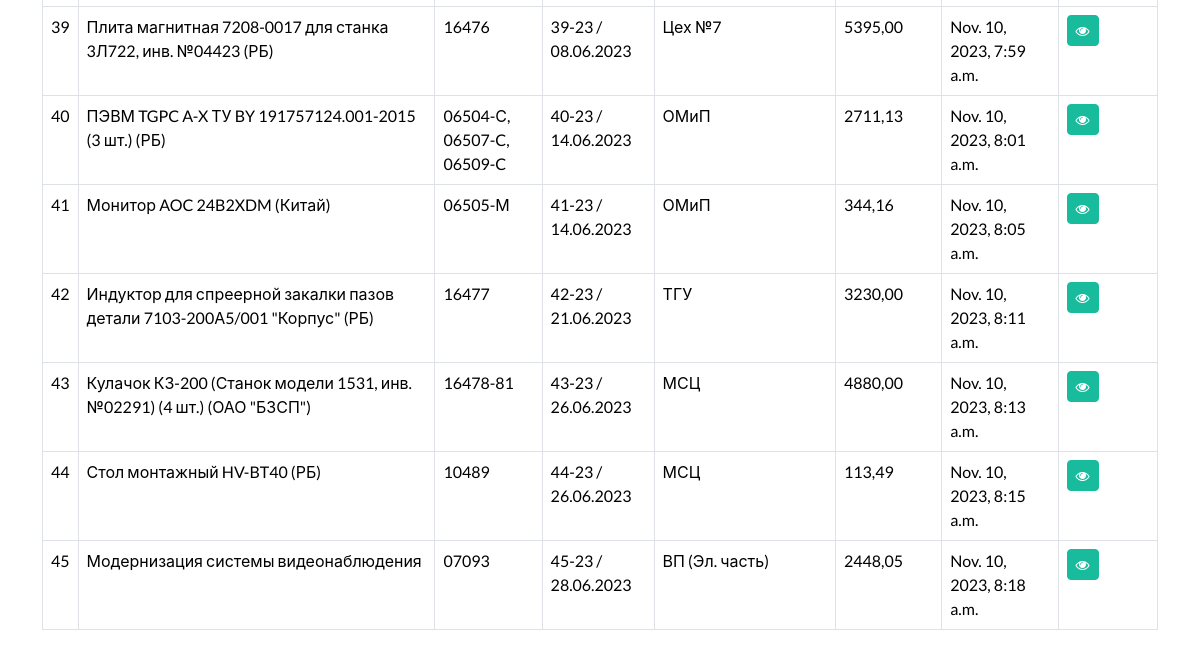
/dashboard (signed in, lower part), run on an earlier commit of the app's database.
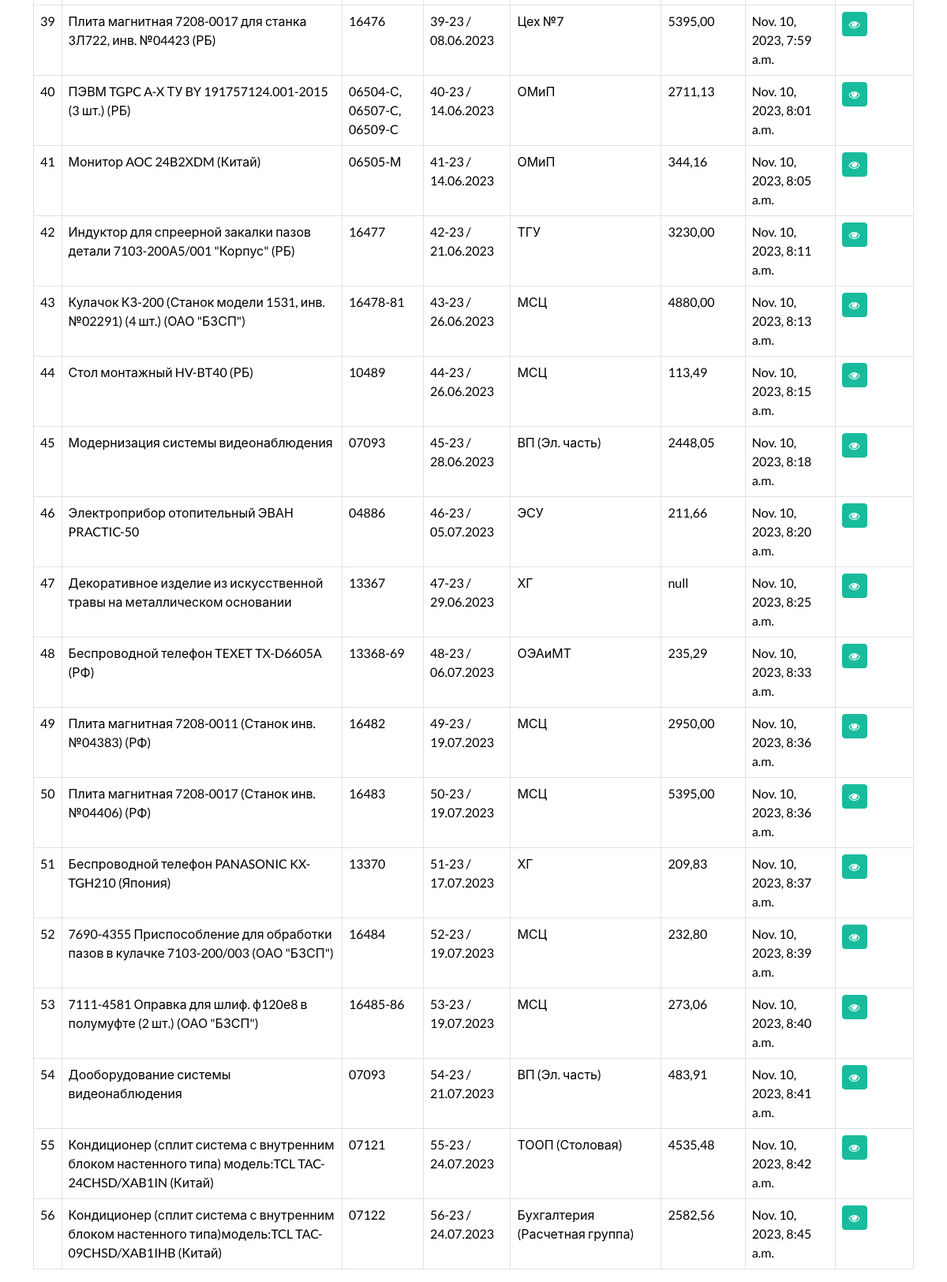
And on a later commit of the database.
### webapp/models.py (models this page shows, shortened)
class Record(models.Model):
    creation_date = models.DateTimeField(auto_now_add=True)
    first_name = models.CharField(max_length=100)
    inv_num = models.CharField(max_length=50)
    ser_num = models.CharField(max_length=50)
    place_pass = models.CharField(max_length=50)
    status_pass = models.CharField(max_length=50)

### webapp/views.py (the view)
# urls.py: path('dashboard', views.dashboard, name="dashboard"),
@login_required(login_url='my-login')
def dashboard(request):
    my_records = Record.objects.all()
    context = {'records': my_records}
    return render(request, 'webapp/dashboard.html', context=context)

### webapp/templates/webapp/dashboard.html (shortened to what this page needs)
{% extends 'webapp/base.html' %}
{% block content %}
    <table class="table table-hover table-bordered">
        <tbody>
        {% if records %}
            {% for record in records %}
            <tr>
                <td>{{record.id}}</td>
                <td>{{record.first_name}}</td>
                <td>{{record.inv_num}}</td>
                <td>{{record.ser_num}}</td>
                <td>{{record.place_pass}}</td>
                <td>{{record.status_pass}}</td>
                <td>{{record.creation_date}}</td>
                <td><a class="btn btn-success btn-sm" href="{% url 'record' record.id %}"> <i class="fa fa-eye" aria-hidden="true"></i> </a></td>
            </tr>
            {% endfor %}
        {% endif %}
        </tbody>
    </table>
{% endblock %}

What changed in the data, as far as the page shows it:
added Record: id "46", first_name "Электроприбор отопительный ЭВАН PRACTIC-50", inv_num "04886", ser_num "46-23 / 05.07.2023", place_pass "ЭСУ", status_pass "211,66", creation_date "Nov. 10, 2023, 8:20 a.m."
added Record: id "47", first_name "Декоративное изделие из искусственной травы на металлическом основании", inv_num "13367", ser_num "47-23 / 29.06.2023", place_pass "ХГ", status_pass "null", creation_date "Nov. 10, 2023, 8:25 a.m."
added Record: id "48", first_name "Беспроводной телефон TEXET TX-D6605A (РФ)", inv_num "13368-69", ser_num "48-23 / 06.07.2023", place_pass "ОЭАиМТ", status_pass "235,29", creation_date "Nov. 10, 2023, 8:33 a.m."
added Record: id "49", first_name "Плита магнитная 7208-0011 (Станок инв. №04383) (РФ)", inv_num "16482", ser_num "49-23 / 19.07.2023", place_pass "МСЦ", status_pass "2950,00", creation_date "Nov. 10, 2023, 8:36 a.m."
added Record: id "50", first_name "Плита магнитная 7208-0017 (Станок инв. №04406) (РФ)", inv_num "16483", ser_num "50-23 / 19.07.2023", place_pass "МСЦ", status_pass "5395,00", creation_date "Nov. 10, 2023, 8:36 a.m."
added Record: id "51", first_name "Беспроводной телефон PANASONIC KX-TGH210 (Япония)", inv_num "13370", ser_num "51-23 / 17.07.2023", place_pass "ХГ", status_pass "209,83", creation_date "Nov. 10, 2023, 8:37 a.m."
added Record: id "52", first_name "7690-4355 Приспособление для обработки пазов в кулачке 7103-200/003 (ОАО \"БЗСП\")", inv_num "16484", ser_num "52-23 / 19.07.2023", place_pass "МСЦ", status_pass "232,80", creation_date "Nov. 10, 2023, 8:39 a.m."
added Record: id "53", first_name "7111-4581 Оправка для шлиф. ф120е8 в полумуфте (2 шт.) (ОАО \"БЗСП\")", inv_num "16485-86", ser_num "53-23 / 19.07.2023", place_pass "МСЦ", status_pass "273,06", creation_date "Nov. 10, 2023, 8:40 a.m."
added Record: id "54", first_name "Дооборудование системы видеонаблюдения", inv_num "07093", ser_num "54-23 / 21.07.2023", place_pass "ВП (Эл. часть)", status_pass "483,91", creation_date "Nov. 10, 2023, 8:41 a.m."
added Record: id "55", first_name "Кондиционер (сплит система с внутренним блоком настенного типа) модель:TCL TAC-24CHSD/XAB1IN (Китай)", inv_num "07121", ser_num "55-23 / 24.07.2023", place_pass "ТООП (Столовая)", status_pass "4535,48", creation_date "Nov. 10, 2023, 8:42 a.m."
added Record: id "56", first_name "Кондиционер (сплит система с внутренним блоком настенного типа)модель:TCL TAC-09CHSD/XAB1IHB (Китай)", inv_num "07122", ser_num "56-23 / 24.07.2023", place_pass "Бухгалтерия (Расчетная группа)", status_pass "2582,56", creation_date "Nov. 10, 2023, 8:45 a.m."
